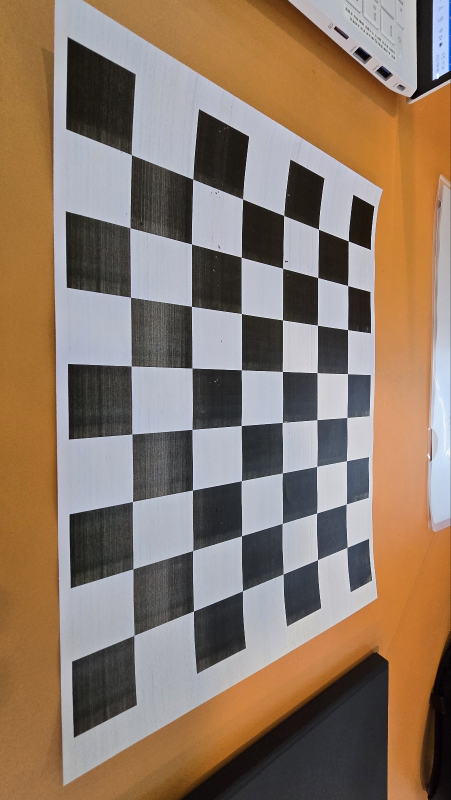
#> input picture my_distortion_image.jpg, 901 x 1600 px, found by its file name (shown at 1/2 size)
$ python my_distortion_correction.py
#> lines starting #> are read from the running program, lines starting #| are printed output that depends on the picture
import cv2 as cv
import numpy as np

# === 캘리브레이션 데이터 로드 ===
data = np.load('calibration_data.npz')
#> (reads calibration_data.npz from the repository)
mtx = data['mtx']
dist = data['dist']

# === 이미지 로드 ===
img = cv.imread("D:\\ComputerVision\\CV_image\\my_distortion_image.jpg")
#> img is the input picture: shape (1600, 901, 3); mean B, G, R 104.4, 121.3, 141.5
if img is None:
    print("오류: 이미지 파일을 읽을 수 없습니다.")
    exit()

h, w = img.shape[:2]
#> h = 1600; w = 901

# === 왜곡 보정 ===
new_mtx, roi = cv.getOptimalNewCameraMatrix(mtx, dist, (w, h), 1, (w, h))
#> roi = (334, 9, 473, 1176)
undistorted = cv.undistort(img, mtx, dist, None, new_mtx)
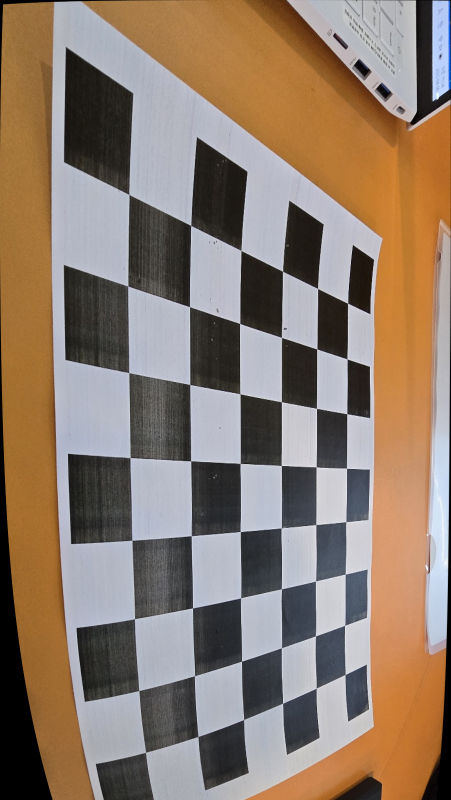
#> undistorted: shape (1600, 901, 3) (shown at 1/2 size); mean B, G, R 109.2, 124, 142

# ✅ === 리사이즈 비율 계산 (가로 800px, 세로 600px 제한) ===
max_width = 800
max_height = 600

scale_w = max_width / w
#> scale_w = 0.888
scale_h = max_height / h
#> scale_h = 0.375
scale = min(scale_w, scale_h)  # 가장 작은 비율로 맞춤
#> scale = 0.375

new_size = (int(w * scale), int(h * scale))
#> new_size = (337, 600)
img_resized = cv.resize(img, new_size)
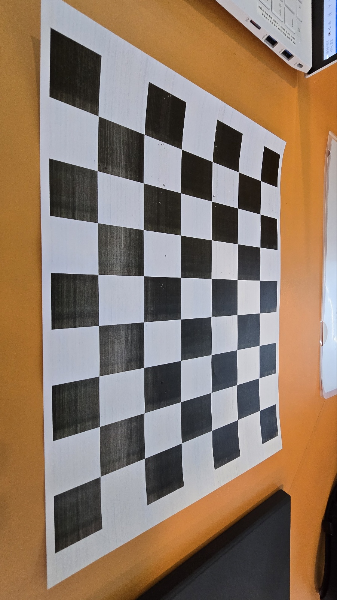
#> img_resized: shape (600, 337, 3); mean B, G, R 104.3, 121.2, 141.4
undistorted_resized = cv.resize(undistorted, new_size)
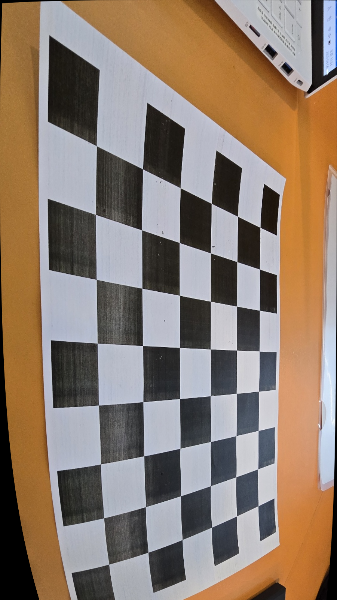
#> undistorted_resized: shape (600, 337, 3); mean B, G, R 109.1, 123.9, 141.9

# === before/after 나란히 비교 이미지 생성 ===
combined = np.hstack((img_resized, undistorted_resized))
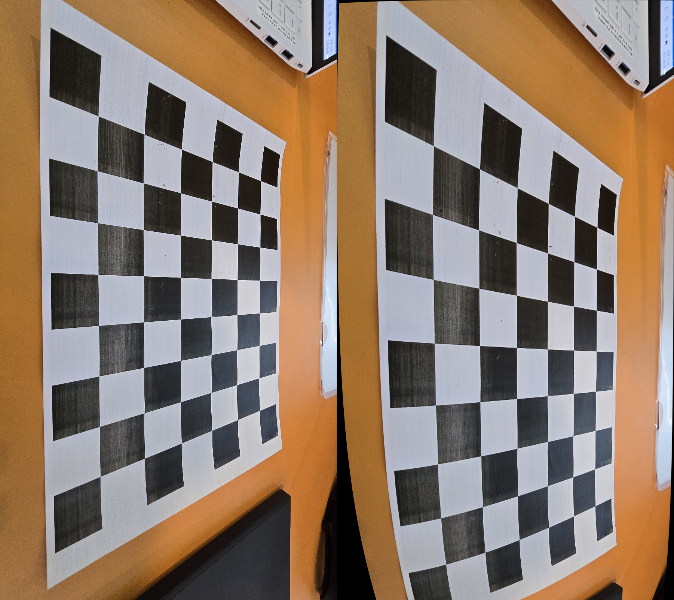
#> combined: shape (600, 674, 3); mean B, G, R 106.7, 122.6, 141.7

# === 결과 저장 및 출력 ===
cv.imwrite('undistorted_image.jpg', undistorted)
cv.imwrite('comparison.jpg', combined)

cv.imshow('Before / After (Original vs undistortion)', combined)
cv.waitKey(0)
cv.destroyAllWindows()
